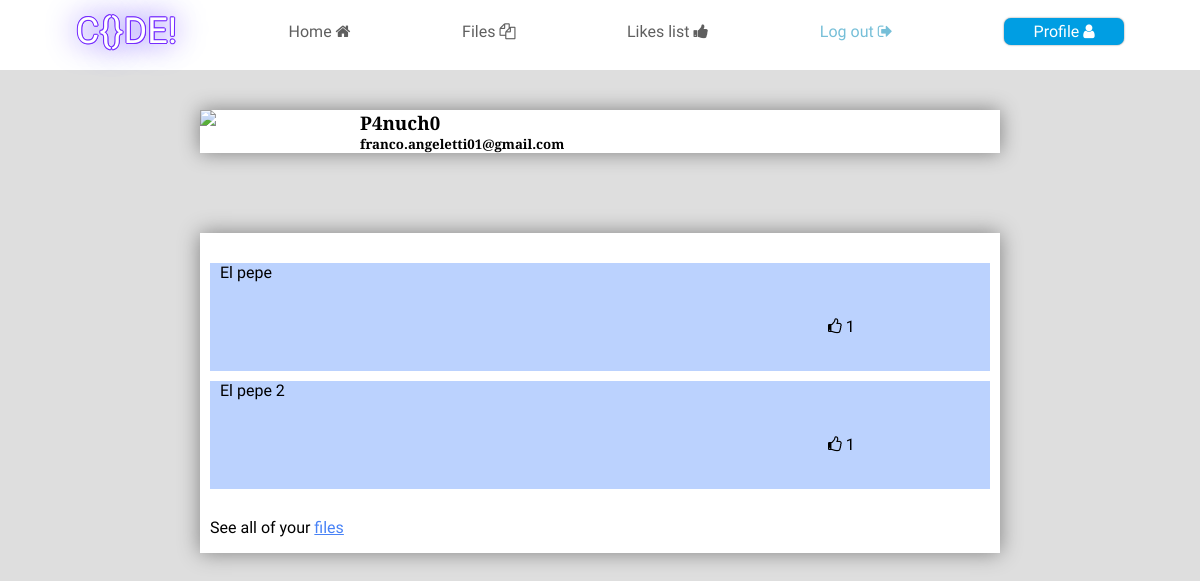
Page /profile (signed in) on the earlier database version.
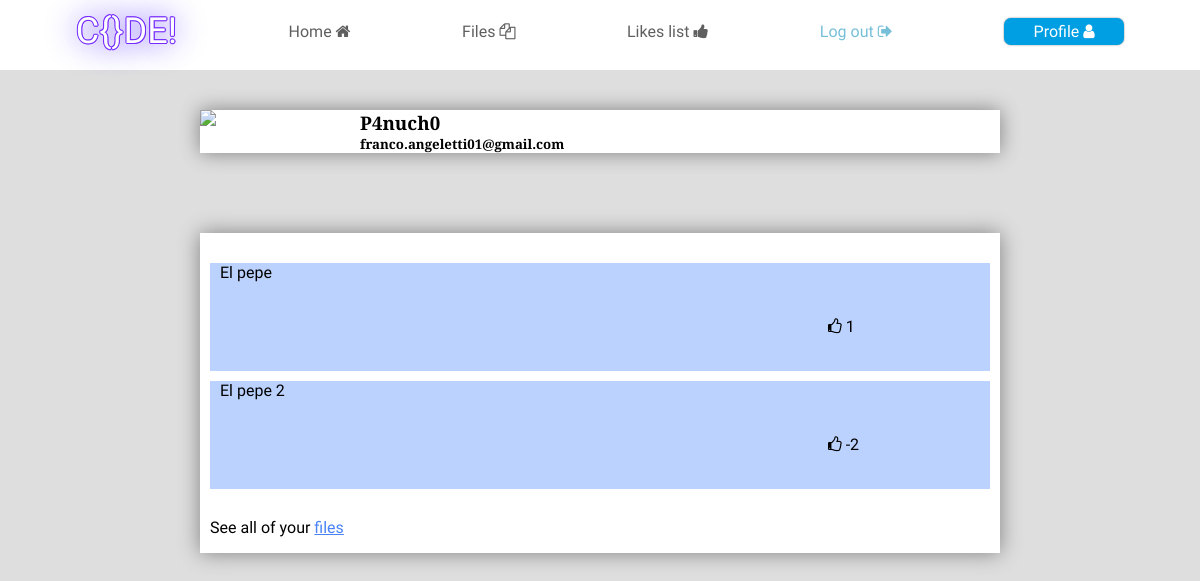
Same page on the later database version.
### pen/models.py (models this page shows)
class Code(models.Model):
    userFK = models.ForeignKey("User", on_delete=models.CASCADE, related_name="coder_FK")
    projectName = models.CharField(max_length=36, editable=True, blank=False)
    likesCount = models.IntegerField(default=0, editable=True, blank=False)
    code_HTML = models.TextField(editable=True, blank=True, default="")
    code_CSS = models.TextField(editable=True, blank=True, default="")
    code_JS = models.TextField(editable=True, blank=True, default="")
    isPublic = models.BooleanField(editable=True, default=True)

### pen/views.py (the view)
# urls.py: path("profile", views.profile, name="profile"),
@login_required(login_url="/login")
def profile(request):
    files = Code.objects.all().filter(userFK=request.user).order_by("id")
    likes = len(Likes.objects.all().filter(likerFK=request.user).filter(eliminated=False))
    return render(request, "pen/profile.html", {
        "filesArr":files,
        "userLikes":likes,
    })

### pen/templates/pen/profile.html (shortened to what this page needs)
{% extends "pen/layout.html" %}
{% load static %}
{% block body %}
<link rel="stylesheet" href="{% static  'pen/profile.css' %}">
<div id="mainHolder">
    <div>
        <div id="firstBlock">
            <div> <img src="https://icons.veryicon.com/png/o/miscellaneous/two-color-icon-library/user-286.png" /> </div>
            <div>
                <h3>{{ user.username }}</h3>
                <h5>{{ user.email }}</h5>
            </div>
        </div>
        <div id="secondBlock">
            <div>
                {% if filesArr %}
                    {% for i in filesArr %}
                    <div class="projectHold">
                        <span>{{ i.projectName }}</span>
                        <div></div><div></div>
                        <span><i class="fa fa-thumbs-o-up" aria-hidden="true"></i> {{ i.likesCount }}</span>
                    </div>
                    {% endfor %}
                    <br><span>See all of your <a href="{% url 'files' %}">files</a></span>
                {% else %}
                    <span>You don't have any file, <a href="{% url 'files' %}">make one</a></span>
                {% endif %}
            </div>
            <br><hr><br>
        </div>
    </div>
</div>
{% endblock %}

Differences in the rows shown:
changed Code "El pepe 2": likesCount "1" → "-2"
